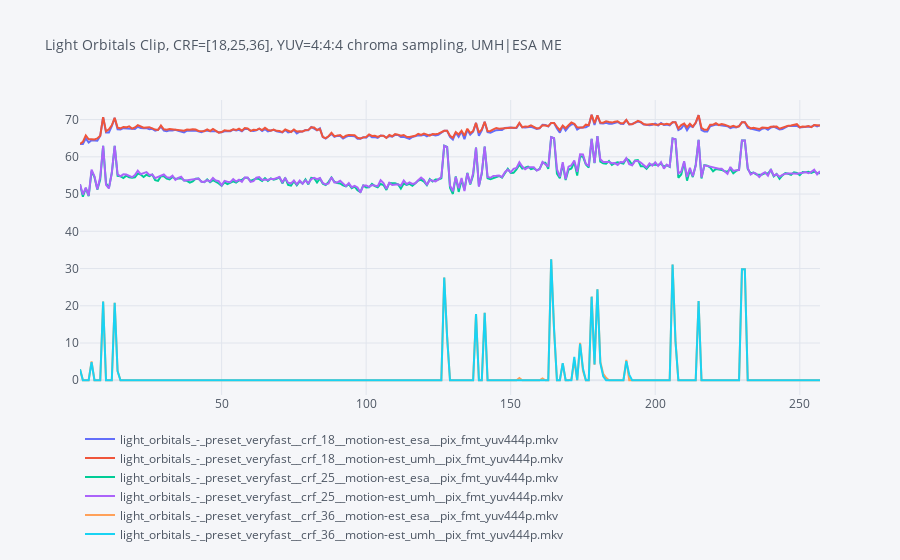

Notebook source saved alongside this figure:
### Code cell
fig = go.Figure()
fig["layout"] = flayout

# Plot the files with CRF=18 only
for k, v in dfs.items():
    #fig.add_trace(go.Scatter(x=["frame"], y=["psnr"]))
    if "yuv444p" in k:
        fig.add_trace(go.Scatter(x=dfs[k].index.values, y=dfs[k]["vmaf"], name=str(k)))
    #print(k)
fig.update_layout(title=dict(font=dict(size=14),text="Light Orbitals Clip, CRF=[18,25,36], YUV=4:4:4 chroma sampling, UMH|ESA ME"),legend=dict(orientation="h"))

### Figure 1 — Plotly figure (JSON) as saved in the notebook; plotly's stock layout.template omitted (floating-point values rounded to 4 significant figures; data arrays with more than 128 entries replaced by an {"elided": "..."} marker saying what was removed)
{"data": [{"name": "light_orbitals_-_preset_veryfast__crf_18__motion-est_esa__pix_fmt_yuv444p.mkv", "type": "scatter", "x": {"elided": "257 int values"}, "y": {"elided": "257 float values"}}, {"name": "light_orbitals_-_preset_veryfast__crf_18__motion-est_umh__pix_fmt_yuv444p.mkv", "type": "scatter", "x": {"elided": "257 int values"}, "y": {"elided": "257 float values"}}, {"name": "light_orbitals_-_preset_veryfast__crf_25__motion-est_esa__pix_fmt_yuv444p.mkv", "type": "scatter", "x": {"elided": "257 int values"}, "y": {"elided": "257 float values"}}, {"name": "light_orbitals_-_preset_veryfast__crf_25__motion-est_umh__pix_fmt_yuv444p.mkv", "type": "scatter", "x": {"elided": "257 int values"}, "y": {"elided": "257 float values"}}, {"name": "light_orbitals_-_preset_veryfast__crf_36__motion-est_esa__pix_fmt_yuv444p.mkv", "type": "scatter", "x": {"elided": "257 int values"}, "y": {"elided": "257 float values"}}, {"name": "light_orbitals_-_preset_veryfast__crf_36__motion-est_umh__pix_fmt_yuv444p.mkv", "type": "scatter", "x": {"elided": "257 int values"}, "y": {"elided": "257 float values"}}], "layout": {"autosize": true, "legend": {"bgcolor": "#F5F6F9", "font": {"color": "#4D5663"}, "orientation": "h"}, "paper_bgcolor": "#F5F6F9", "plot_bgcolor": "#F5F6F9", "title": {"font": {"color": "#4D5663", "size": 14}, "text": "Light Orbitals Clip, CRF=[18,25,36], YUV=4:4:4 chroma sampling, UMH|ESA ME"}, "xaxis": {"autorange": true, "gridcolor": "#E1E5ED", "range": [1, 257], "showgrid": true, "tickfont": {"color": "#4D5663"}, "title": {"font": {"color": "#4D5663"}, "text": ""}, "type": "linear", "zerolinecolor": "#E1E5ED"}, "yaxis": {"autorange": true, "gridcolor": "#E1E5ED", "range": [-3.961, 75.26], "showgrid": true, "tickfont": {"color": "#4D5663"}, "title": {"font": {"color": "#4D5663"}, "text": ""}, "type": "linear", "zerolinecolor": "#E1E5ED"}}}
